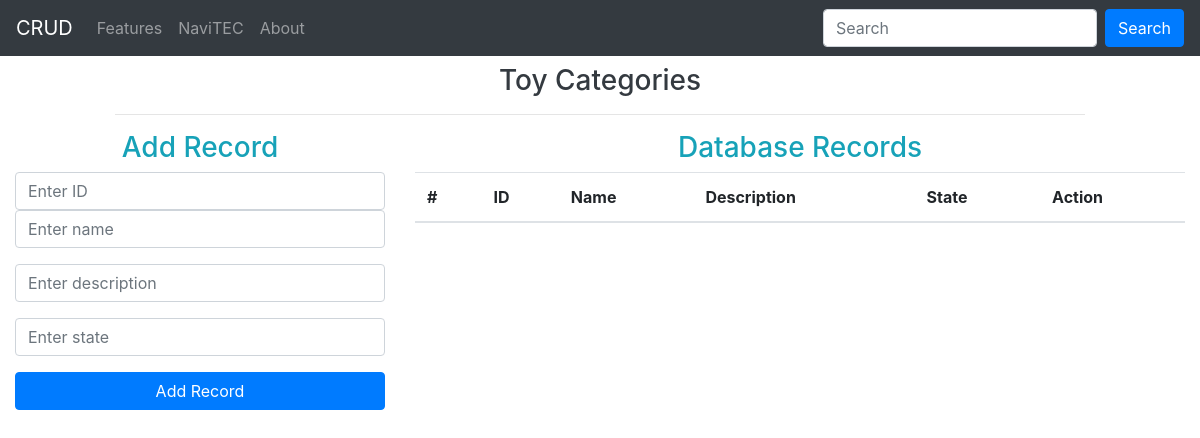
Page /CRUD_catalog.php on the earlier database version.
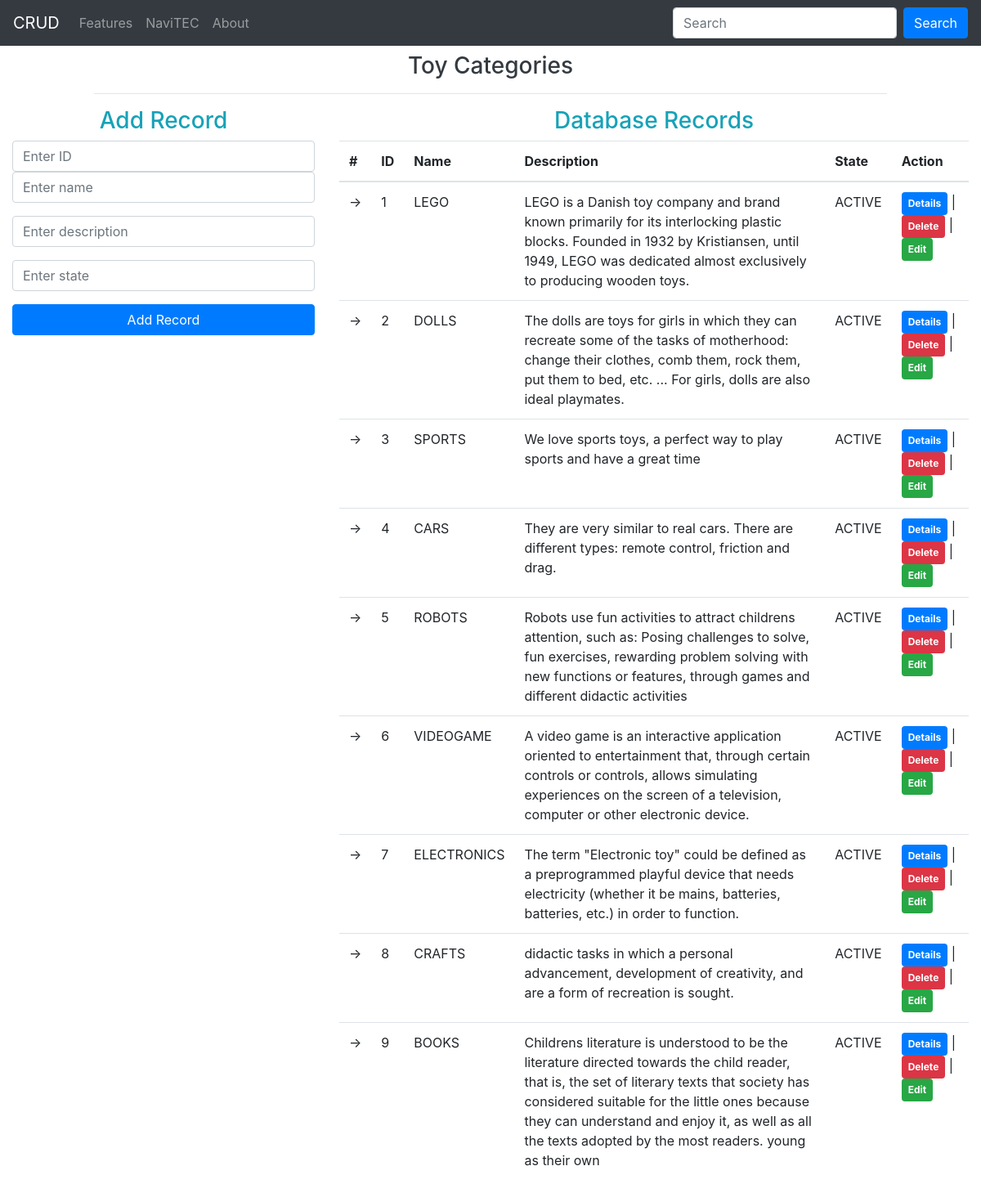
Same page on the later database version.
### tables this page shows
CREATE TABLE `toy_category` (
  `ID` int(50) NOT NULL,
  `name` varchar(100) NOT NULL,
  `description` text NOT NULL,
  `state` varchar(100) NOT NULL
);

### logic_toyCategories.php (called while the page is built, shortened)
<?php
	$update=false;
	$id="";
	$name="";
	$description="";
	$state="";
?>

### CRUD_catalog.php (the view, shortened to what this page needs)
<?php
  include 'logic_toyCategories.php';
  include 'conexion.php';
?>
<!DOCTYPE html>
<html lang="en">
<head>
  <link rel="stylesheet" href="https://maxcdn.bootstrapcdn.com/bootstrap/4.1.3/css/bootstrap.min.css">
  <link rel="stylesheet" type="text/css" href="https://cdn.datatables.net/v/bs4/dt-1.10.18/datatables.min.css" />
</head>
<body>
  <nav class="navbar navbar-expand-md bg-dark navbar-dark">
    <a class="navbar-brand" href="#">CRUD</a>
    <div class="collapse navbar-collapse" id="collapsibleNavbar">
      <ul class="navbar-nav">
        <li class="nav-item">
          <a class="nav-link" href="#">Features</a>
        </li>
        <li class="nav-item">
          <a class="nav-link" href="principal.php">NaviTEC</a>
        </li>
        <li class="nav-item">
          <a class="nav-link" href="#">About</a>
        </li>
      </ul>
    </div>
    <form class="form-inline" action="/action_page.php">
      <input class="form-control mr-sm-2" type="text" placeholder="Search">
      <button class="btn btn-primary" type="submit">Search</button>
    </form>
  </nav>
  <div class="container-fluid">
    <div class="row justify-content-center">
      <div class="col-md-10">
        <h3 class="text-center text-dark mt-2">Toy Categories</h3>
        <hr>
      </div>
    </div>
    <div class="row">
      <div class="col-md-4">
        <h3 class="text-center text-info">Add Record</h3>
        <form action="CRUD_toyCategories.php" method="post" enctype="multipart/form-data">
          <input type="text" name="id" value="<?= $id; ?>" class="form-control" placeholder="Enter ID" required>
          <div class="form-group">
            <input type="text" name="name" value="<?= $name; ?>" class="form-control" placeholder="Enter name" required>
          </div>
          <div class="form-group">
            <input type="text" name="description" value="<?= $description; ?>" class="form-control" placeholder="Enter description" required>
          </div>
          <div class="form-group">
            <input type="text" name="state" value="<?= $state; ?>" class="form-control" placeholder="Enter state" required>
          </div>
          <div class="form-group">
            <?php if ($update == true) { ?>
                <input type="submit" name="update" class="btn btn-success btn-block" value="Update Record">
            <?php } else { ?>
                <input type="submit" name="add" class="btn btn-primary btn-block" value="Add Record">
            <?php } ?>
          </div>
        </form>
      </div>
      <div class="col-md-8">
        <?php
          $query = 'SELECT * FROM toy_category';
          $stmt = $mysqli->prepare($query);
          $stmt->execute();
          $result = $stmt->get_result();
        ?>
        <h3 class="text-center text-info">Database Records</h3>
        <table class="table table-hover" id="data-table">
          <thead>
            <tr>
              <th>#</th>
              <th>ID</th>
              <th>Name</th>
              <th>Description</th>
              <th>State</th>
              <th>Action</th>
            </tr>
          </thead>
          <tbody>
            <?php while ($row = $result->fetch_assoc()) { ?>
            <tr>
              <td>-></td>
              <td><?= $row['ID']; ?></td>
              <td><?= $row['name']; ?></td>
              <td><?= $row['description']; ?></td>
              <td><?= $row['state']; ?></td>
              <td>
                <a href="details.php?details=<?= $row['ID']; ?>" class="badge badge-primary p-2">Details</a> |
                <a href="logic_toyCategories.php?delete=<?= $row['ID']; ?>" class="badge badge-danger p-2" onclick="return confirm('Do you want delete this record?');">Delete</a> |
                <a href="CRUD_toyCategories.php?edit=<?= $row['ID']; ?>" class="badge badge-success p-2">Edit</a>
              </td>
            </tr>
            <?php } ?>
          </tbody>
        </table>
      </div>
    </div>
  </div>
</body>
</html>

Differences in the rows shown:
added toy_category: ID "1", name "LEGO", description "LEGO is a Danish toy company and brand known primarily for its interlocking plastic blocks. Founded in 1932 by Kristiansen, until 1949, LEGO was dedicated almost exclusively to producing wooden toys.", state "ACTIVE"
added toy_category: ID "2", name "DOLLS", description "The dolls are toys for girls in which they can recreate some of the tasks of motherhood: change their clothes, comb them, rock them, put them to bed, etc. ... For girls, dolls are also ideal playmates.", state "ACTIVE"
added toy_category: ID "3", name "SPORTS", description "We love sports toys, a perfect way to play sports and have a great time", state "ACTIVE"
added toy_category: ID "4", name "CARS", description "They are very similar to real cars. There are different types: remote control, friction and drag.", state "ACTIVE"
added toy_category: ID "5", name "ROBOTS", description "Robots use fun activities to attract childrens attention, such as: Posing challenges to solve, fun exercises, rewarding problem solving with new functions or features, through games and different didactic activities", state "ACTIVE"
added toy_category: ID "6", name "VIDEOGAME", description "A video game is an interactive application oriented to entertainment that, through certain controls or controls, allows simulating experiences on the screen of a television, computer or other electronic device.", state "ACTIVE"
added toy_category: ID "7", name "ELECTRONICS", description "The term \"Electronic toy\" could be defined as a preprogrammed playful device that needs electricity (whether it be mains, batteries, batteries, etc.) in order to function.", state "ACTIVE"
added toy_category: ID "8", name "CRAFTS", description "didactic tasks in which a personal advancement, development of creativity, and are a form of recreation is sought.", state "ACTIVE"
added toy_category: ID "9", name "BOOKS", description "Childrens literature is understood to be the literature directed towards the child reader, that is, the set of literary texts that society has considered suitable for the little ones because they can understand and enjoy it, as well as all the texts adopted by the most readers. young as their own", state "ACTIVE"
